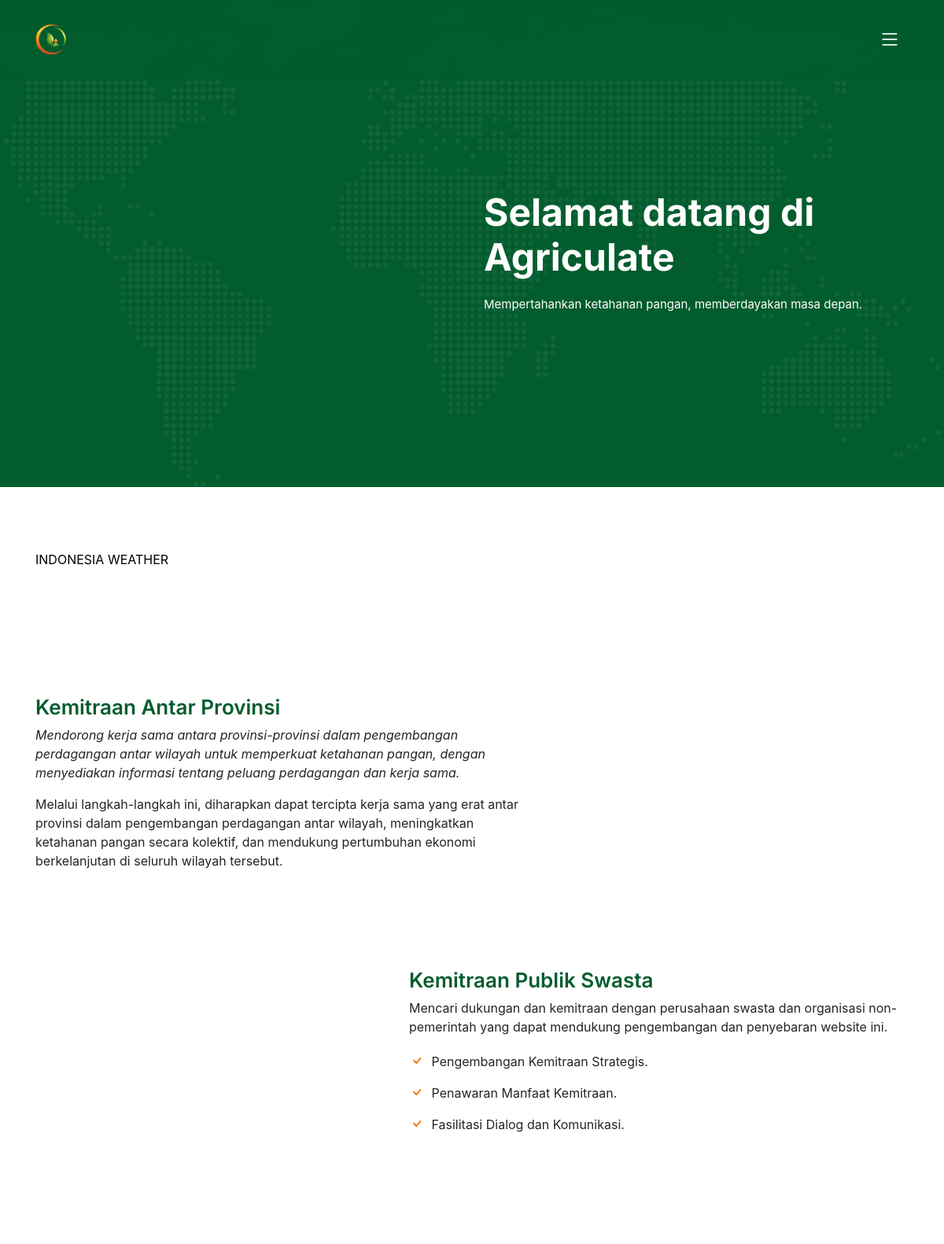
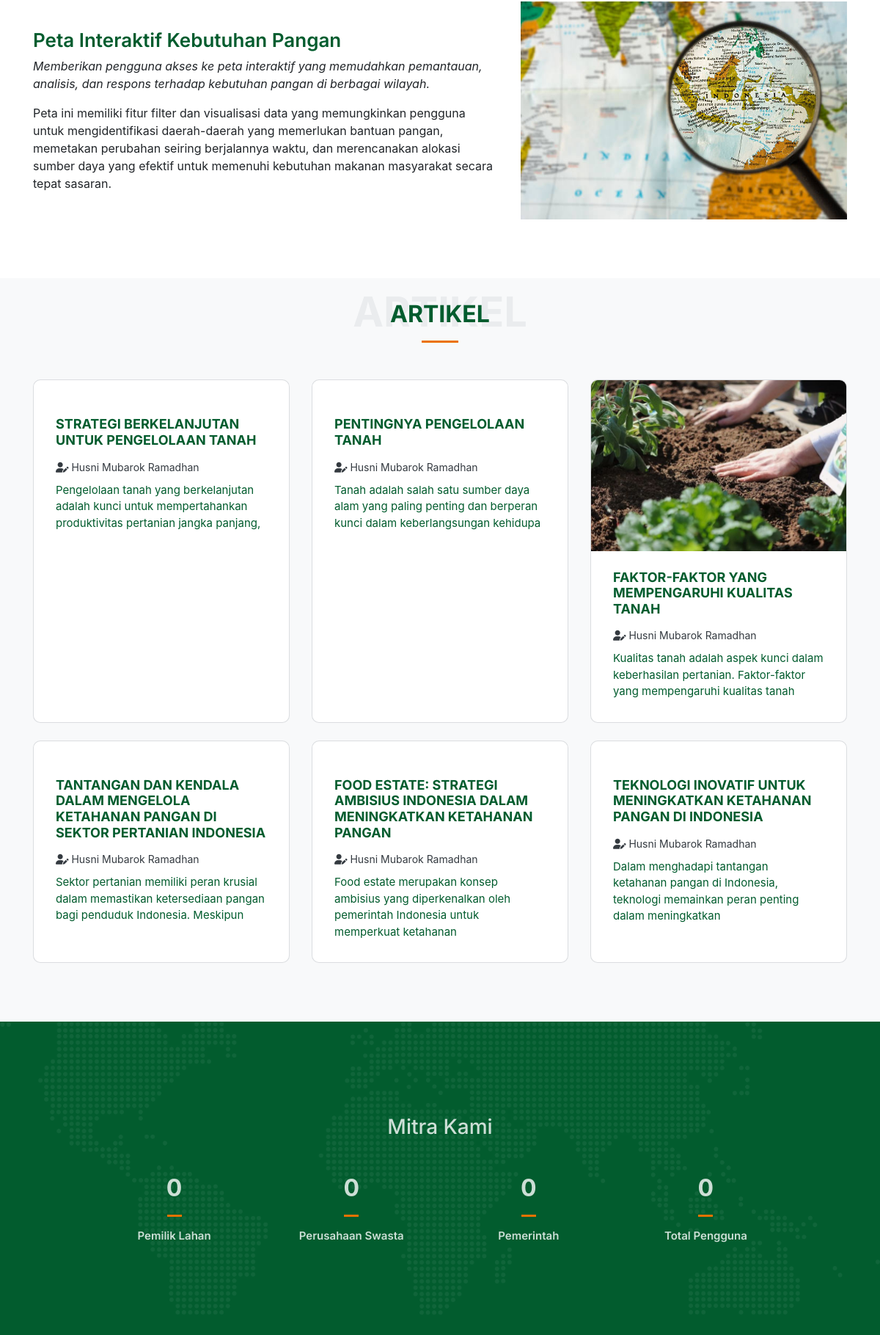
The page / (upper part) on the database its author committed (2 pictures, top to bottom).
### tables this page shows
CREATE TABLE `artikel` (
  `id` int(11) NOT NULL,
  `judul` varchar(255) NOT NULL,
  `penulis` varchar(100) NOT NULL,
  `tanggal_publish` date DEFAULT NULL,
  `konten` text DEFAULT NULL,
  `gambar` varchar(255) DEFAULT NULL
);

### index.php (the view, shortened to what this page needs)
<?php
require 'config.php';
function query($query) {
    global $conn;
    $result = mysqli_query($conn, $query);
    $rows = [];
    while($row = mysqli_fetch_assoc($result)) {
        $rows[] = $row;
    }
    return $rows;
}
?>
<!DOCTYPE html>
<html lang="en">
  <head>
    <link href="assets/vendor/bootstrap/css/bootstrap.min.css" rel="stylesheet">
    <link href="assets/vendor/bootstrap-icons/bootstrap-icons.css" rel="stylesheet">
    <link href="assets/vendor/fontawesome-free/css/all.min.css" rel="stylesheet">
    <link href="assets/vendor/glightbox/css/glightbox.min.css" rel="stylesheet">
    <link href="assets/vendor/swiper/swiper-bundle.min.css" rel="stylesheet">
    <link href="assets/vendor/aos/aos.css" rel="stylesheet">
    <link href="assets/css/main.css" rel="stylesheet">
    <link href="https://stackpath.bootstrapcdn.com/bootstrap/4.3.1/css/bootstrap.min.css" rel="stylesheet">
</head>
  <body>
  <header id="header" class="header d-flex align-items-center fixed-top">
    <div class="container-fluid container-xl d-flex align-items-center justify-content-between">
      <a href="index.php" class="logo d-flex align-items-center">
        <img src="assets/img/logo.png" alt="">
      </a>
      <i class="mobile-nav-toggle mobile-nav-show bi bi-list"></i>
    </div>
  </header>
<section id="hero" class="hero d-flex align-items-center" style="background-color: #025c2e; color: white;">
  <div class="container-fluid">
    <div class="row gy-4 d-flex justify-content-between">
      <div class="col-lg-6 order-lg-2 d-flex flex-column justify-content-center">
        <h2 data-aos="fade-up" style="color: white;">Selamat datang di Agriculate</h2>
        <p data-aos="fade-up" data-aos-delay="400">Mempertahankan ketahanan pangan, memberdayakan masa depan.</p>
      </div>
      <div class="col-lg-5 order-lg-1 hero-img d-flex justify-content-center mb-4" data-aos="zoom-out">
        <iframe src="maps/maps.html" width="800" height="350" style="border: 2px; border-radius: 10px; margin-top: 60px; margin-left: 30px; margin-bottom: 5px;" allowfullscreen="" loading="lazy"></iframe>
      </div>
    </div>
  </div>
</section>
<main id="main">
<section id="featured-services" class="featured-services" style="border-radius: 10px; overflow: hidden;">
  <div class="container" data-aos="fade-up">
    <a class="weatherwidget-io" href="https://forecast7.com/en/n0d79113d92/indonesia/" data-label_1="INDONESIA" data-label_2="WEATHER" data-icons="Climacons Animated" data-theme="dark" style="color: black; border-radius: 10px; overflow: hidden;">INDONESIA WEATHER</a>
  </div>
</section>
<section id="features" class="features">
  <div class="container">
    <div class="row gy-4 align-items-center features-item" data-aos="fade-up">
      <div class="col-md-5 order-1 order-md-2">
      </div>
      <div class="col-md-7 order-2 order-md-1">
        <h3>Kemitraan Antar Provinsi</h3>
        <p class="fst-italic">
        Mendorong kerja sama antara provinsi-provinsi dalam pengembangan perdagangan antar wilayah untuk memperkuat ketahanan pangan, dengan menyediakan informasi tentang peluang perdagangan dan kerja sama.
        </p>
        <p>
        Melalui langkah-langkah ini, diharapkan dapat tercipta kerja sama yang erat antar provinsi dalam pengembangan perdagangan antar wilayah, meningkatkan ketahanan pangan secara kolektif, dan mendukung pertumbuhan ekonomi berkelanjutan di seluruh wilayah tersebut.
        </p>
      </div>
    </div>
    <div class="row gy-4 align-items-center features-item" data-aos="fade-up">
      <div class="col-md-5">
      </div>
      <div class="col-md-7">
        <h3>Kemitraan Publik Swasta</h3>
        <p>Mencari dukungan dan kemitraan dengan perusahaan swasta dan organisasi non-pemerintah yang dapat mendukung pengembangan dan penyebaran website ini.</p>
        <ul>
          <li><i class="bi bi-check"></i> Pengembangan Kemitraan Strategis.</li>
          <li><i class="bi bi-check"></i> Penawaran Manfaat Kemitraan.</li>
          <li><i class="bi bi-check"></i> Fasilitasi Dialog dan Komunikasi.</li>
        </ul>
      </div>
    </div>
    <div class="row gy-4 align-items-center features-item" data-aos="fade-up">
      <div class="col-md-5 order-1 order-md-2">
        <img src="assets/img/features4.jpg" class="img-fluid" alt="">
      </div>
      <div class="col-md-7 order-2 order-md-1">
        <h3>Peta Interaktif Kebutuhan Pangan</h3>
        <p class="fst-italic">
        Memberikan pengguna akses ke peta interaktif yang memudahkan pemantauan, analisis, dan respons terhadap kebutuhan pangan di berbagai wilayah.
        </p>
        <p>
        Peta ini memiliki fitur filter dan visualisasi data yang memungkinkan pengguna untuk mengidentifikasi daerah-daerah yang memerlukan bantuan pangan, memetakan perubahan seiring berjalannya waktu, dan merencanakan alokasi sumber daya yang efektif untuk memenuhi kebutuhan makanan masyarakat secara tepat sasaran.
        </p>
      </div>
    </div>
  </div>
</section>
<section id="service" class="services pt-0" style="background-color: #f8f9fa;">
  <div class="container" data-aos="fade-up">
    <div class="section-header">
      <h2>Artikel</h2>
    </div>
    <div class="row gy-4">
      <?php
$query = "SELECT * FROM artikel";
$artikels = query($query);
    foreach ($artikels as $artikel) {
      ?>
      <div class="col-lg-4 col-md-6" data-aos="fade-up" data-aos-delay="200">
        <div class="card" style="border-radius: 10px; overflow: hidden;">
          <div class="card-img">
            <img src="admin/assets/images/artikel/<?php echo $artikel['gambar']; ?>" alt="" class="img-fluid">
          </div>
          <h3><a href="artikel-post.php?id=<?php echo $artikel['id']; ?>" class="stretched-link"><?php echo $artikel['judul']; ?></a></h3>
          <div class="author"><i class="fas fa-user-edit"></i> <?php echo $artikel['penulis']; ?></div>
          <p><?php echo substr(strip_tags(htmlspecialchars_decode($artikel['konten'])), 0, 110); ?>
          </div>
      </div>
    <?php
}
?>
    </div>
  </div>
</section>
    <section id="hero" class="hero d-flex align-items-center justify-content-center">
      <div class="row gy-1" data-aos="fade-up" data-aos-delay="400">
        <h3 class="text-center">Mitra Kami</h3>
        <div class="col-lg-3 col-6">
          <div class="stats-item text-center w-100 h-100">
            <span data-purecounter-start="0" data-purecounter-end="232" data-purecounter-duration="1" class="purecounter"></span>
            <p>Pemilik Lahan</p>
          </div>
        </div>
        <div class="col-lg-3 col-6">
          <div class="stats-item text-center w-100 h-100">
            <span data-purecounter-start="0" data-purecounter-end="52" data-purecounter-duration="1" class="purecounter"></span>
            <p>Perusahaan Swasta</p>
          </div>
        </div>
        <div class="col-lg-3 col-6">
          <div class="stats-item text-center w-100 h-100">
            <span data-purecounter-start="0" data-purecounter-end="53" data-purecounter-duration="1" class="purecounter"></span>
            <p>Pemerintah</p>
          </div>
        </div>
        <div class="col-lg-3 col-6">
          <div class="stats-item text-center w-100 h-100">
            <span data-purecounter-start="0" data-purecounter-end="337" data-purecounter-duration="1" class="purecounter"></span>
            <p>Total Pengguna</p>
          </div>
        </div>
      </div>
    </section>
  </main>
  <footer id="footer" class="footer">
  </footer>
  </body>
</html>

### assets/css/main.css (style rules this page uses)
:root { --font-default: "Open Sans", system-ui, -apple-system, "Segoe UI", Roboto, "Helvetica Neue", Arial, "Noto Sans", "Liberation Sans", sans-serif, "Apple Color Emoji", "Segoe UI Emoji", "Segoe UI Symbol", "Noto Color Emoji"; --font-primary: "Inter", sans-serif; --font-secondary: "Poppins", sans-serif; }
:root { --color-default: #0a0d13; --color-primary: #eb7200; --color-secondary: #025c2e; }
:root { scroll-behavior: smooth; }
body { font-family: var(--font-default); color: var(--color-default); }
a { color: var(--color-primary); text-decoration: none; }
h1, h2, h3, h4, h5, h6 { font-family: var(--font-primary); }
section { padding: 80px 0; overflow: hidden; }
.section-header { text-align: center; padding: 30px 0; position: relative; }
.section-header h2 { font-size: 32px; font-weight: 700; text-transform: uppercase; margin-bottom: 20px; padding-bottom: 0; color: #025c2e; position: relative; z-index: 2; margin-bottom: 20px; padding-bottom: 20px; position: relative; }
.section-header h2:after { content: ""; position: absolute; display: block; width: 50px; height: 3px; background: var(--color-primary); left: 0; right: 0; bottom: 0; margin: auto; }
.header { background-color: #0a0d13; transition: all 0.5s; z-index: 997; padding: 30px 0; }
.header .logo img { max-height: 40px; margin-right: 6px; }
@media (max-width: 1279px) { .mobile-nav-show { color: #fff; font-size: 28px; cursor: pointer; line-height: 0; transition: 0.5s; z-index: 9999; margin-right: 10px; } }
.services .card { border: 1px solid rgba(14, 29, 52, 0.15); background: #fff; position: relative; border-radius: 0; height: 100%; }
.services .card .card-img { overflow: hidden; margin-bottom: 15px; border-radius: 0; }
.services .card .card-img img { transition: 0.3s ease-in-out; }
.services .card h3 { font-weight: 700; font-size: 18px; margin-bottom: 5px; padding: 10px 30px; text-transform: uppercase; }
.services .card a { color: #025c2e; transition: 0.3; }
.services .card p { padding: 0 30px; margin-bottom: 30px; color: var(--color-secondary); font-size: 15px; }
.features { padding-top: 80px; }
.features .features-item + .features-item { margin-top: 100px; }
.features .features-item h3 { font-weight: 600; font-size: 26px; color: #025c2e; }
.features .features-item ul { list-style: none; padding: 0; }
.features .features-item ul li { padding-bottom: 10px; }
.features .features-item ul li:last-child { padding-bottom: 0; }
.features .features-item ul i { font-size: 20px; padding-right: 4px; color: var(--color-primary); }
.features .features-item p:last-child { margin-bottom: 0; }
.hero { width: 100%; min-height: 50vh; background-color: var(--color-secondary); background-image: url("../img/hero-bg.png"); background-size: cover; background-position: center; position: relative; padding: 120px 0 60px 0; color: rgba(255, 255, 255, 0.8); }
.hero h2 { margin-bottom: 20px; padding: 0; font-size: 48px; font-weight: 700; color: #fff; }
.hero p { font-size: 15px; font-weight: 400; margin-bottom: 40px; }
.hero .stats-item { padding: 30px; width: 100%; }
.hero .stats-item span { font-size: 32px; display: block; font-weight: 700; margin-bottom: 15px; padding-bottom: 15px; position: relative; }
.hero .stats-item span:after { content: ""; position: absolute; display: block; width: 20px; height: 3px; background: var(--color-primary); left: 0; right: 0; bottom: 0; margin: auto; }
.hero .stats-item p { padding: 0; margin: 0; font-family: var(--font-primary); font-size: 15px; font-weight: 600; }
.footer { font-size: 14px; background-color: var(--color-secondary); padding: 50px 0; color: white; }

### index.php (style rules this page uses)
#header { background-color: rgb(2, 92, 46, 0.8); }
#footer { background-color: #025c2e; }
.author { padding: 0 30px; margin-bottom: 10px; font-size: 14px; color: #343a40; }

### rows shown on the page
artikel: judul "STRATEGI BERKELANJUTAN UNTUK PENGELOLAAN TANAH", penulis "Husni Mubarok Ramadhan", konten "Pengelolaan tanah yang berkelanjutan adalah kunci untuk mempertahankan produktivitas pertanian jangka panjang,"
artikel: judul "PENTINGNYA PENGELOLAAN TANAH", penulis "Husni Mubarok Ramadhan", konten "Tanah adalah salah satu sumber daya alam yang paling penting dan berperan kunci dalam keberlangsungan kehidupa"
artikel: gambar (picture), judul "FAKTOR-FAKTOR YANG MEMPENGARUHI KUALITAS TANAH", penulis "Husni Mubarok Ramadhan", konten "Kualitas tanah adalah aspek kunci dalam keberhasilan pertanian. Faktor-faktor yang mempengaruhi kualitas tanah"
artikel: judul "TANTANGAN DAN KENDALA DALAM MENGELOLA KETAHANAN PANGAN DI SEKTOR PERTANIAN INDONESIA", penulis "Husni Mubarok Ramadhan", konten "Sektor pertanian memiliki peran krusial dalam memastikan ketersediaan pangan bagi penduduk Indonesia. Meskipun"
artikel: judul "FOOD ESTATE: STRATEGI AMBISIUS INDONESIA DALAM MENINGKATKAN KETAHANAN PANGAN", penulis "Husni Mubarok Ramadhan", konten "Food estate merupakan konsep ambisius yang diperkenalkan oleh pemerintah Indonesia untuk memperkuat ketahanan"
artikel: judul "TEKNOLOGI INOVATIF UNTUK MENINGKATKAN KETAHANAN PANGAN DI INDONESIA", penulis "Husni Mubarok Ramadhan", konten "Dalam menghadapi tantangan ketahanan pangan di Indonesia, teknologi memainkan peran penting dalam meningkatkan"
